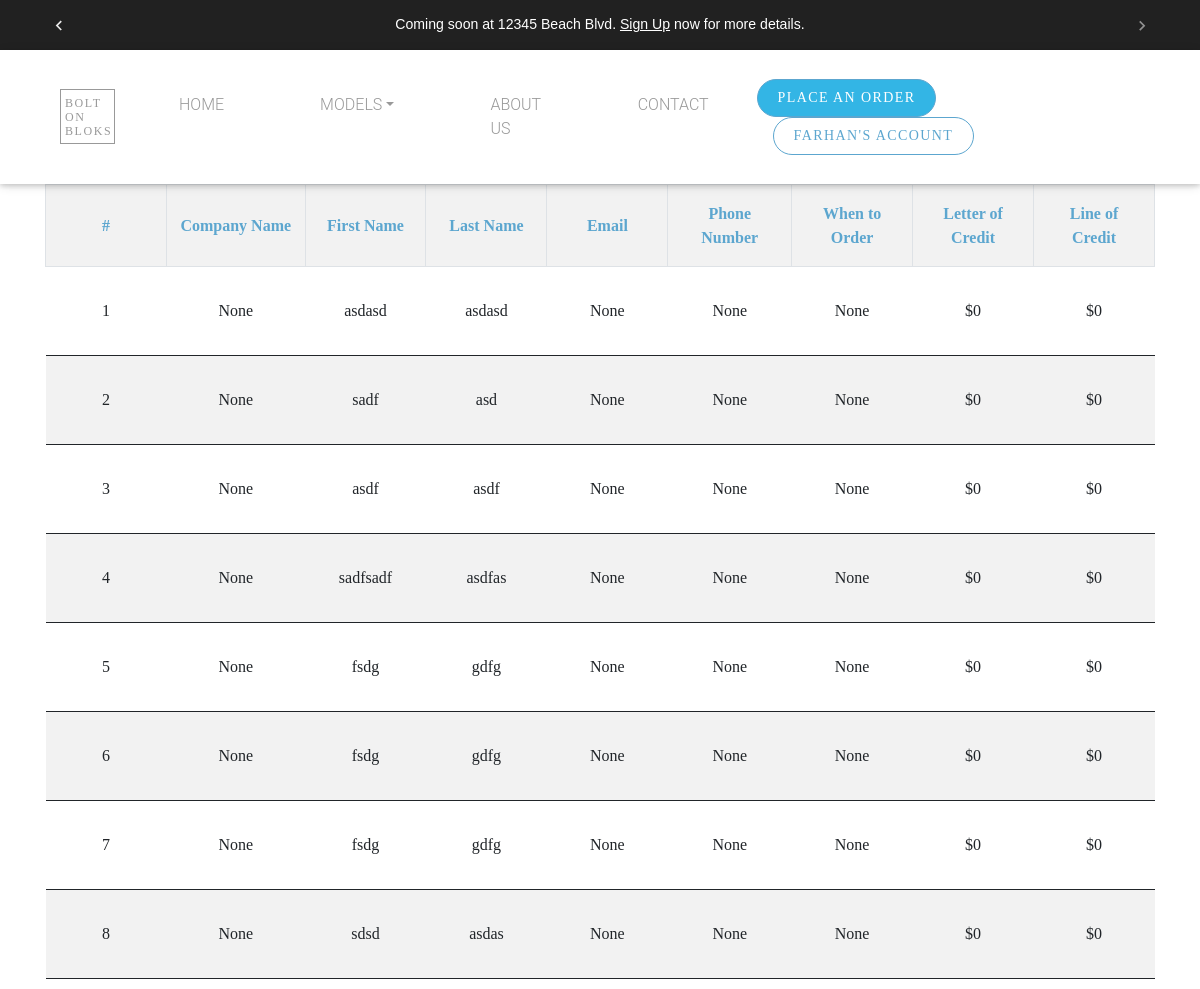
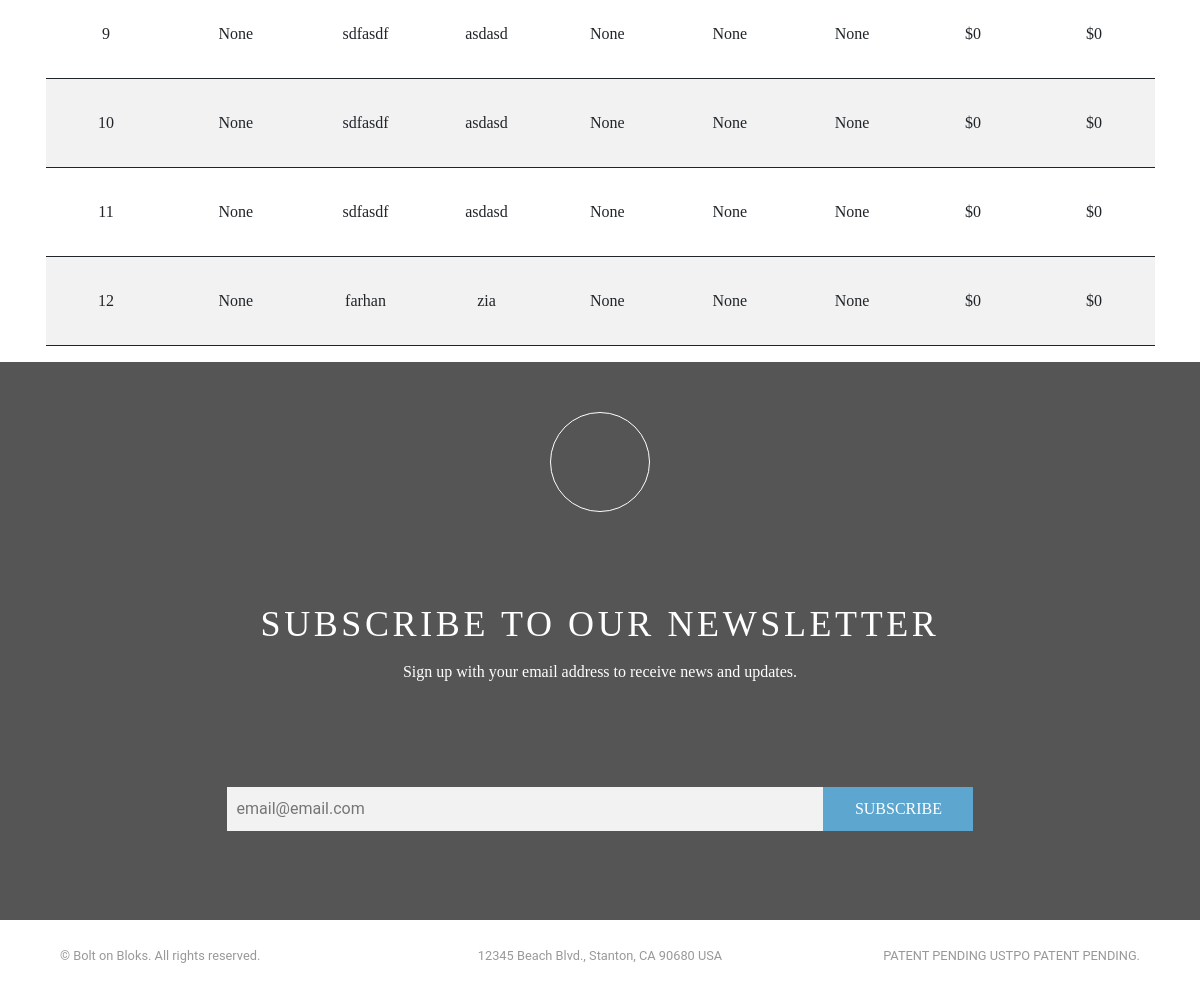
Page /buyer/applications (signed in) on the committed database (2 pictures, top to bottom).
### users/models.py (models this page shows, shortened)
class User(AbstractUser):
    email = models.EmailField(verbose_name='email address',max_length=255,unique=True)
    username = models.CharField(verbose_name='Username',max_length=255,default=None, blank=True, null= True)
    USERNAME_FIELD = 'email'
    REQUIRED_FIELDS = ['username']

### order/models.py (models this page shows)
class Order(models.Model):
    Type_Of_Climate_Area = (
        ('select all','Select All'),
        ('Heavy Snow Load','Heavy Snow Load'),
        ('High Wind','High Wind'),
        ('Tornado','Tornado'),
        ('Earthquake','Earthquake'),
        ('Desert','Desert'),
        ('Other','Other '),
    )
    YES_NO_CHOICES = (
        ('yes', 'Yes'),
        ('no', 'No')
    )
    user = models.ForeignKey(User, on_delete=models.CASCADE, default=None, blank=True, null=True)
    f_name = models.CharField('First Name',max_length=100)
    l_name = models.CharField('Last Name',max_length=100)
    email = models.EmailField('Email',max_length=100, help_text="Optional", blank=True, null=True)
    company_name = models.CharField('Name of Company',max_length=100, help_text="Optional", blank=True, null=True)
    phone_number = models.CharField(("Phone Number"), max_length = 18, help_text="Optional", blank=True, null=True)
    zipcode = USZipCodeField("Zip Code",blank=True, null=True)
    letter_of_credit = models.CharField("Do you have a Letter of Credit?", max_length=5, choices= YES_NO_CHOICES, blank=True, null=True)
    how_much_letter_of_credit= models.CharField("What is the value of your Letter of Credit (in USD)?",max_length=50, help_text="in USD$", blank=True, null=True)
    line_of_credit = models.CharField("Do you have a Line of Credit?", max_length=5, choices= YES_NO_CHOICES, blank=True, null=True)
    how_much_line_of_credit= models.CharField("What is the currently unused amount in your Line of Credit?",max_length=50, help_text="in USD$",blank=True, null=True)
    STATUS_CHOICES = (("3-6 Months","3-6 Months"),
        ("6-9 Months", "6-9 Months"),
        ("1 Year or More", "1 Year or More"),
        )
    When_To_Order =(
        ('urgent','Urgent(within 30 days)'),
        ('other','Other'),
        )
    when_to_order = models.CharField("When are you looking to order?",choices=When_To_Order ,max_length=50, default=None, null=True, blank=True)
    other_when_to_order = models.CharField("When To Order",choices=STATUS_CHOICES ,max_length=50, default=None, null=True, blank=True)
    type_of_climate_area = MultiSelectField("On which type of climate area(s) will the development(s) be sited? ",choices=Type_Of_Climate_Area, max_length=300, blank=True, null=True)
    other_type_of_climate_area =models.CharField(max_length=200, verbose_name="Other", null=True, blank=True)
    septic_infrastructure  = models.CharField("Does the development site already have septic infrastructure or service?",choices=YES_NO_CHOICES, max_length=100, blank=True, null=True)
    installation_septic_infrastructure  = models.CharField("Does it require the installation of septic infrastructure? (There will be a charge for initial infrastructure installation and periodic maintenance service charges.) ",choices=YES_NO_CHOICES, max_length=100, blank=True, null=True, default=None)
    class Meta:
        verbose_name = "Buyer Application"
        verbose_name_plural = "Buyer Applications"

### order/views.py (the view)
# urls.py: path('buyer/applications',ViewBuyerApp.as_view(), name="buyer-app"),
class ViewBuyerApp(LoginRequiredMixin, UserPassesTestMixin, ListView):
    def test_func(self):
        if self.request.user.is_superuser:
            return True
        else:
            return False
    model = Order
    template_name = 'order/view_orders.html'
    context_object_name = 'orders'
    def get_context_data(self, **kwargs):
        context = super(ViewBuyerApp, self).get_context_data(**kwargs)
        context.update({'title': 'Orders'})
        return context
    def get_queryset(self):
        qs = Order.objects.annotate(fieldsum=(Cast('how_much_letter_of_credit', FloatField(
        ))) + (Cast('how_much_line_of_credit', FloatField()))).order_by('-when_to_order', '-fieldsum')
        return qs

### users/forms.py
class EmailListForm(forms.ModelForm):
    class Meta:
        model = EmailList
        fields = ['email']
    def __init__(self, *args, **kwargs):
        super(EmailListForm, self).__init__(*args, **kwargs)
        self.fields['email'].widget.attrs.update({
            'placeholder': 'email@email.com',
            "class":"news-input",
        })

### users/context_processor.py (called while the page is built)
def email_form(request):
    form = EmailListForm()
    return {"subscribe_form":form}

### order/templates/order/view_orders.html
{% extends "users/base.html" %}
{% load crispy_forms_tags %}
{% load static %}
{% load humanize %}
{% block content%}
<div class="container">
    <div class="row">
        <div class="col-md-12 table-responsive">
            <table class="text-center view_order_table table table-striped table-bordered animate zoomIn">
                <tr>
                <th><b>#</b></th><th>Company Name</th><th>First Name</th><th>Last Name</th><th>Email</th><th>Phone Number</th><th>When to Order</th><th>Letter of Credit</th><th>Line of Credit</th></tr>
                {% for order in orders %}
                    <tr>
                        <td colspan="0"><strong>{{forloop.counter}}</strong></td>
                        <td>{{order.company_name}}</td>
                        <td>{{order.f_name}}</td>
                        <td>{{order.l_name}}</td>
                        <td>{{order.email}}</td>
                        <td>{{order.phone_number}}</td>
                        {% if order.when_to_order != 'other' %}
                        <td>{{order.when_to_order}}</td>
                        {% elif order.when_to_order == 'other' %}
                        <td>Within {{order.other_when_to_order}} Days</td>
                        {% endif %}
                        <td>${{order.how_much_letter_of_credit|intcomma}}</td>
                        <td>${{order.how_much_line_of_credit|intcomma}}</td>
                    </tr>
                    {% endfor %}
                </table>
        </div>
    </div>
 </div>
{% endblock%}

### users/templates/users/base.html (shortened to what this page needs)
{% load static %}
<!DOCTYPE html>
<html lang="en">
<head>
	<link type="text/css" rel="stylesheet" href="{% static 'users/new_custom/vendor/bootstrap/css/bootstrap.min.css' %}" />
	<link type="text/css" rel="stylesheet" href="{% static 'users/new_custom/css/slick.css' %}" />
	<link type="text/css" rel="stylesheet" href="{% static 'users/new_custom/css/slick-theme.css' %}" />
	<link type="text/css" rel="stylesheet" href="{% static 'users/custom/custom.css' %}" />
	<link type="text/css" rel="stylesheet" href="{% static 'users/new_custom/css/custom.css' %}" />
	<link type="text/css" rel="stylesheet" href="{% static 'users/new_custom/css/style.css' %}" />
	<link type="text/css" rel="stylesheet" href="{% static 'users/fonts/stylesheet.css' %}" />
	<link href="{% static 'MBD/css/mdb.min.css' %}" rel="stylesheet">
</head>
<body>
 <header id="nav-header">
	<div class="container-fluid bg-dark top-header-fixed">
		<div class="row">
			<div class="col-md-12 col-sm-12 add-bar">
				<div id="carouselExampleControls" class="carousel slide" data-ride="carousel">
					<div class="carousel-inner quicksand-font">
						  <div class="carousel-item active">
								<p class="top-add">Coming soon at 12345 Beach Blvd. <a href="#id_subscribe">Sign Up</a> now for more details. </p>
						  </div>
					</div>
						<a id="add-bar-control-prev" class="carousel-control-prev" href="#carouselExampleControls" role="button" data-slide="prev">
						  <span id="#add-bar-control-prev-icon" class="carousel-control-prev-icon" aria-hidden="true"></span>
						</a>
						<a id="add-bar-control-next" class="carousel-control-next" href="#carouselExampleControls" role="button" data-slide="next">
						  <span id="#add-bar-control-next-icon" class="carousel-control-next-icon" aria-hidden="true"></span>
						</a>
				</div>
			</div>
		</div>
	</div>
  <nav class="navbar navbar-expand-lg navbar-dark navbar-custom">
    <div class="container-fluid">
      <a class="navbar-brand" href="#">BOLT ON BLOKS</a>
      <div class="collapse navbar-collapse" id="navbarResponsive">
        <ul id="nav-bar" class="navbar-nav mr-auto">
          <li class="nav-item active">
            <a class="nav-link" href="{% url 'home' %}">HOME</a>
          </li>
			<li class="nav-item dropdown" >
				<a class="nav-link dropdown-toggle models" id="navbarDropdownMenuLink"
				   data-toggle="dropdown"
				   aria-haspopup="true" aria-expanded="false">MODELS</a>
			</li>
          <li class="nav-item">
            <a class="nav-link" href="#">ABOUT US</a>
          </li>
          <li class="nav-item">
            <a class="nav-link" href="{% url 'contact-us' %}">CONTACT</a>
          </li>
        </ul>
        <div class="form-inline my-2 my-lg-0">
            <a class="no-btn btn-info" href="{% url 'order-form' %}">PLACE AN ORDER</a>
           {% if request.user.is_authenticated %}
               <a class="no-btn ml-3" href="{% url 'user-profile' %}">
                  {% if request.user.first_name %}
                     {{ request.user.first_name }}'s
                  {% elif request.user.last_name %}
                     {{ request.user.last_name }}'s
                  {% endif %}
                  Account</a>
           {% endif %}
        </div>
      </div>
    </nav>
</header>
	<div class="md-padding">
		{% block  content %}
		{% endblock %}
	</div>
   <div class="container-fluid">
      <div class="row">
        <div class="col-md-12">
         <form  class="no-margin" method="POST" action="{% url 'home' %}">
            <div class="row news-letter txt-center">
            <div class="icon-div">
            </div>
            <div class="col-md-12">
              <p class="subsribe-us-txt">SUBSCRIBE TO OUR NEWSLETTER</p>
              <p class="sign-up-txt">Sign up with your email address to receive news and updates.</p>
            </div>
            <div class="col-md-12 sub-input-parent">
			   {{subscribe_form.email}}
			   <button class="subsribe-btn">SUBSCRIBE</button>
            </div>
            </div>
         </form>
        </div>
      </div>
   </div>
   <footer>
      <div class="container-fluid">
         <div class="row">
             <div class="col-lg-4"><p class="m-0 text-left small">&copy; Bolt on Bloks. All rights reserved.</p></div>
             <div class="col-lg-4"><p class="m-0 text-center small">12345 Beach Blvd., Stanton, CA 90680 USA</p></div>
             <div class="col-lg-4"><p class="m-0 text-right small">PATENT PENDING USTPO PATENT PENDING.</p></div>
         </div>
      </div>
   </footer>
</body>
</html>

### static/users/custom/custom.css (style rules this page uses)
html { scroll-behavior: smooth; font-family: 'Quicksand', sans-serif !important; }
.quicksand-font { font-family: 'Quicksand', sans-serif !important; }
table { font-family: didot-w01-italic, serif; }
form { margin-left: 100px !important; margin-right: 100px !important; }
.view_order_table { font-family: Montserrat; border-bottom: 2px solid; }
.view_order_table { border-bottom: 2px solid; }
.view_order_table tbody tr { border-bottom: 1px solid; }
.view_order_table tbody tr td { vertical-align: middle; border: none; }
.view_order_table th { color: #5CA6CF; font-size: 1rem; font-weight: 600; vertical-align: middle !important; }
.view_order_table td { font-size: 1rem; padding: 2rem 3px 2rem 3px !important; width: 5em; }
.top-add { padding-top: 14px; text-align: center; color: white; font-weight: 400; }
.add-bar { font-size: .88em; height: 50px; }
.top-add a { color: white !important; font-weight: 500; text-decoration: underline; }
#add-bar-control-prev { position: absolute; left: -15px; width: 10%; }
#add-bar-control-next { position: absolute; right: -15px; width: 10%; }
.no-margin { margin-left: 0px !important; margin-right: 0px !important; }

### static/users/new_custom/css/custom.css (style rules this page uses)
body { font-family: 'Montserrat', sans-serif; }
.navbar-custom { z-index: 4; padding-top: 1.8rem; padding-bottom: 1.8rem; background-color: rgba(255, 255, 255, 1) }
.navbar-custom .navbar-brand { text-transform: uppercase; font-size: 1rem; letter-spacing: .1rem; font-weight: 700;font-family: Hoefler Text; font-style: normal; font-weight: normal; font-size: 12px; line-height: 14px; color: #999; width: 55px; height: 55px; border: 1px solid #999; white-space: initial; padding: 6px 4px; }
.navbar-dark .navbar-nav .nav-link { color: #999 !important; }
.no-btn { text-transform: uppercase; background-color:#fff; border:1px solid #5CA6CF; color: #5CA6CF; border-radius: 25px; font-family: Montserrat; font-style: normal; font-weight: normal; font-size: 14px; line-height: 22px; text-align: center; letter-spacing: 0.1em; padding: 7px 20px; }
.navbar-dark .navbar-nav .active>.nav-link, .navbar-dark .navbar-nav .nav-link.active, .navbar-dark .navbar-nav .nav-link.show, .navbar-dark .navbar-nav .show>.nav-link,.navbar-dark .navbar-nav .nav-link:focus, .navbar-dark .navbar-nav .nav-link:hover { color: #999; }
@media (min-width: 992px) { .navbar-expand-lg .navbar-nav .nav-link { padding-right: 3rem; padding-left: 3rem; } }
footer { padding-bottom: 1.6rem!important;padding-top: 1.6rem!important; }
footer p { color: #999; }
@media (min-width:768px) { footer,.navbar-custom { padding-right: 45px; padding-left: 45px; } }

### static/users/new_custom/css/style.css (style rules this page uses)
.news-letter { background: linear-gradient(0deg, #555555, #555555), #FFFFFF; height: 558px; }
.txt-center { text-align: center; }
.icon-div { height: 100px; width: 100px; border-radius: 50px; border: 1px solid #FFFFFF; margin-right: auto; margin-left: auto; margin-top: 50px; }
.subsribe-us-txt { font-family: Montserrat; font-style: normal; font-weight: normal; font-size: 36px; line-height: 44px; text-align: center; letter-spacing: 0.1em; color: #FFFFFF; }
.sign-up-txt { font-family: Montserrat; font-style: normal; font-weight: normal; font-size: 16px; line-height: 20px; text-align: center; color: #FFFFFF; }
.news-input { width: 50%; padding: 10px; background: #F2F2F2; border: none; }
.subsribe-btn { font-family: Montserrat; text-transform: capitalize; padding: 10px; background: #5ca6cf; width: 150px; border-color: #5ca6cf; color: #FFFFFF; border: none; margin-left: -7px; }
.sub-input-parent { text-align: center; padding: 0 !important; }
@media only screen and (min-width: 768px) { header { z-index: 5; width: 100% !important; } }
@media only screen and (min-width: 768px) { .top-header-fixed { z-index: 5; } }
@media only screen and (max-width: 3200px) and (min-width: 481px) { .navbar-custom { position: relative !important; } }

### rows in the picture
User: user.first_name "FARHAN"
Order: company_name "None", f_name "asdasd", l_name "asdasd", email "None", phone_number "None", when_to_order "None", how_much_letter_of_credit "0", how_much_line_of_credit "0"
Order: company_name "None", f_name "sadf", l_name "asd", email "None", phone_number "None", when_to_order "None", how_much_letter_of_credit "0", how_much_line_of_credit "0"
Order: company_name "None", f_name "asdf", l_name "asdf", email "None", phone_number "None", when_to_order "None", how_much_letter_of_credit "0", how_much_line_of_credit "0"
Order: company_name "None", f_name "sadfsadf", l_name "asdfas", email "None", phone_number "None", when_to_order "None", how_much_letter_of_credit "0", how_much_line_of_credit "0"
Order: company_name "None", f_name "fsdg", l_name "gdfg", email "None", phone_number "None", when_to_order "None", how_much_letter_of_credit "0", how_much_line_of_credit "0"
Order: company_name "None", f_name "fsdg", l_name "gdfg", email "None", phone_number "None", when_to_order "None", how_much_letter_of_credit "0", how_much_line_of_credit "0"
Order: company_name "None", f_name "fsdg", l_name "gdfg", email "None", phone_number "None", when_to_order "None", how_much_letter_of_credit "0", how_much_line_of_credit "0"
Order: company_name "None", f_name "sdsd", l_name "asdas", email "None", phone_number "None", when_to_order "None", how_much_letter_of_credit "0", how_much_line_of_credit "0"
Order: company_name "None", f_name "sdfasdf", l_name "asdasd", email "None", phone_number "None", when_to_order "None", how_much_letter_of_credit "0", how_much_line_of_credit "0"
Order: company_name "None", f_name "sdfasdf", l_name "asdasd", email "None", phone_number "None", when_to_order "None", how_much_letter_of_credit "0", how_much_line_of_credit "0"
Order: company_name "None", f_name "sdfasdf", l_name "asdasd", email "None", phone_number "None", when_to_order "None", how_much_letter_of_credit "0", how_much_line_of_credit "0"
Order: company_name "None", f_name "farhan", l_name "zia", email "None", phone_number "None", when_to_order "None", how_much_letter_of_credit "0", how_much_line_of_credit "0"
